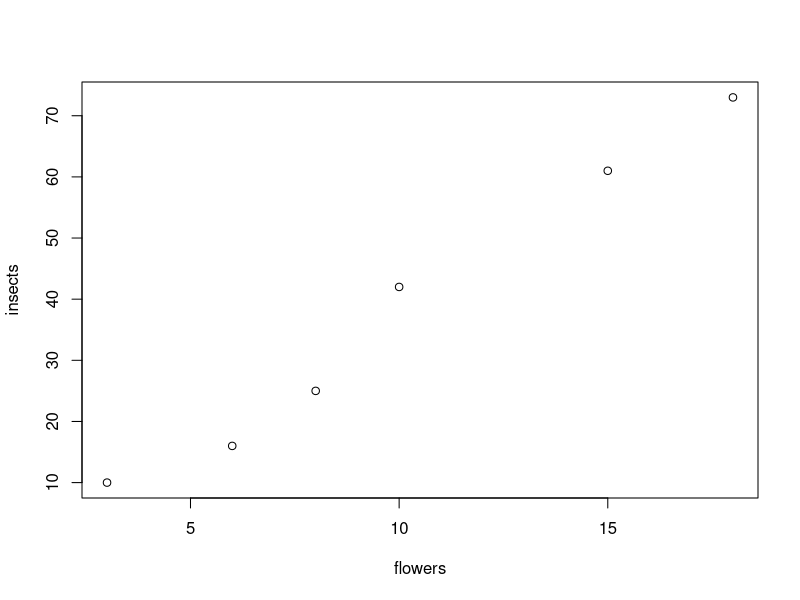
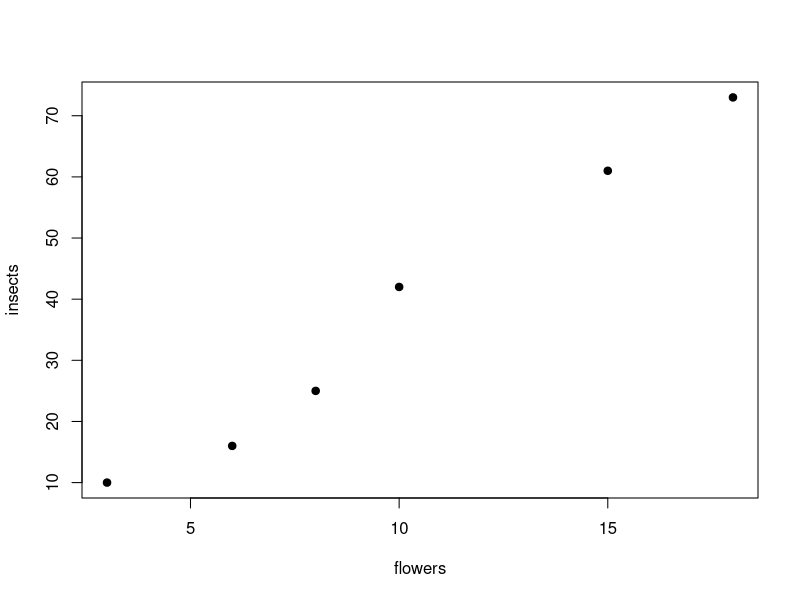
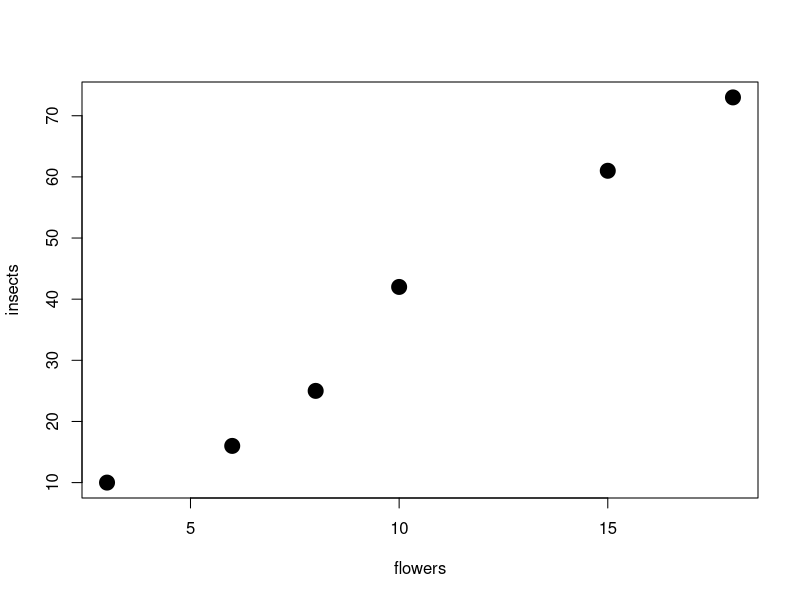
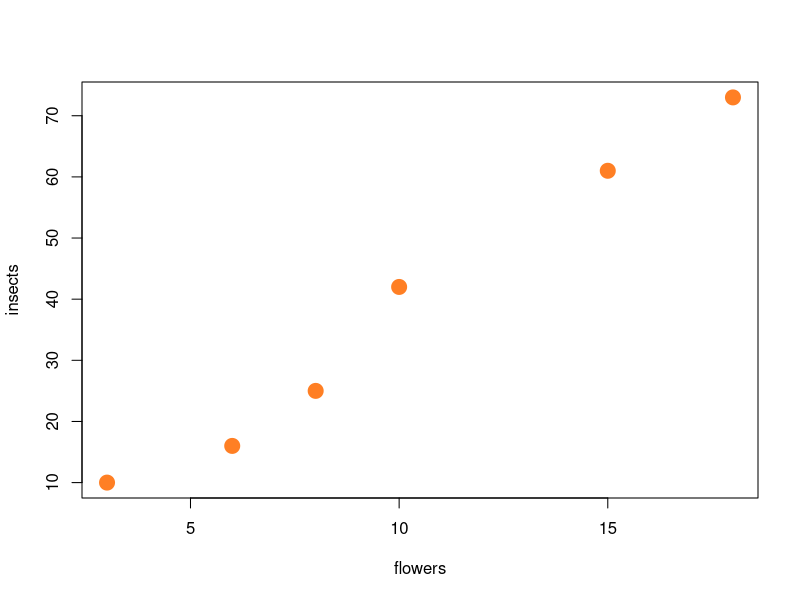

These figures' R source, in order:
# First R script

# R as a calculator
a <- 6*7
b <- 5*8
a+b

# Arrays: serie di dati concatenati tramite c()
flowers <- c(3, 6, 8, 10, 15, 18)  
# vettore che mi dice quanti fiori ho nel plot
flowers

insects <- c(10, 16, 25, 42, 61, 73)
insects

# metto in relazione i fiori con gli insetti. il prot mi plotta un grafico xy
plot(flowers, insects)
# pch mi permette di cambaire il simbolo dei parametri
plot(flowers, insects, pch=19)
# per variare la dimensione dei punti, symbol dimensions tramite cex (2 vuol dire che raddoppiano di grandezza, con .5 dimezzo i punti)
plot(flowers, insects, pch=19, cex=2)
# cambio il colore con col e le virgolette
plot(flowers, insects, pch=19, cex=2, col="chocolate1") #ciao
